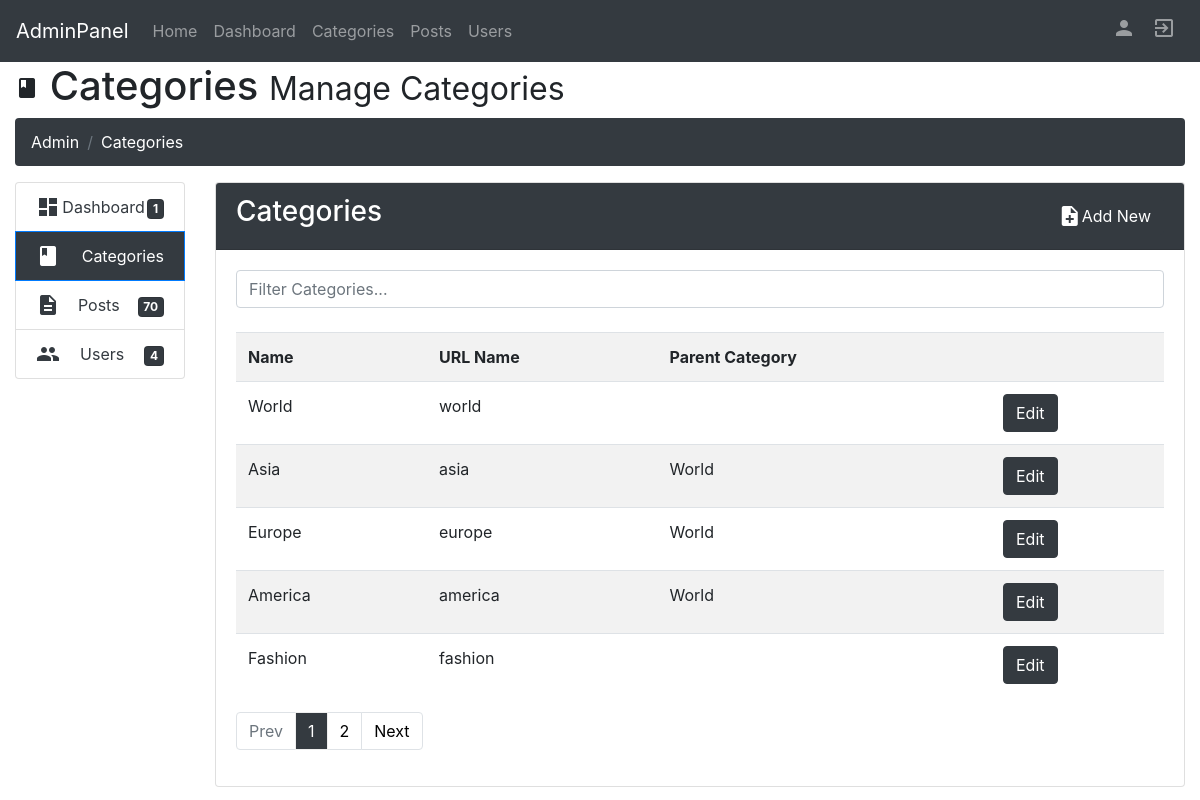
The page /admin/categories/ (signed in) on the database its author committed.
### tables this page shows
CREATE TABLE `Category` (
  `id` int(11) NOT NULL,
  `cname` varchar(256) NOT NULL,
  `url_name` varchar(256) NOT NULL,
  `parent_id` int(11) DEFAULT NULL
);

### admin/controllers/adminPages_controller.php (called while the page is built, shortened)
<?php
class AdminPagesController
{
    public function categories()
    {
        if (isset($_GET['filter'])) {
            $categories = Category::filter($_GET['filter']);
            $targetpage = "/admin/categories/filter=" . $_GET['filter'];
        } else {
            $categories = Category::all();
        }
        $limit = 5;
        $pageNum = $_GET['page'];
        if ($pageNum) {
            $start = ($pageNum - 1) * $limit;
        } else {
            $start = 0;
        }
        $categoriesToDisplay = array_slice($categories, $start, $limit);
        require_once 'admin/views/layout.php';
    }
}

### index.php (called while the page is built, shortened)
<?php
require_once 'routes.php';

### admin/models/post.php (called while the page is built, shortened)
<?php
class Post
{
    public static function all()
    {
        $list = [];
        $db = Db::getInstance();
        $req = $db->query('SELECT * FROM Post ORDER BY `time` desc');
        foreach ($req->fetchAll() as $post) {
            $list[] = new Post($post['id'], Category::get_by_id($post['category_id']),
                $post['imgsrc'], $post['heading'], $post['description'],
                $post['text'], $post['tags'], $post['time'],
                User::get_by_userid($post['author_id']), $post['url_name']);
        }
        return $list;
    }
}

### admin/models/user.php (called while the page is built, shortened)
<?php
class User
{
    public static function get_by_userid($id)
    {
        $db = Db::getInstance();
        $id = intval($id);
        $req = $db->prepare('SELECT * FROM User WHERE id = :id');
        $req->bindValue(':id', $id, PDO::PARAM_INT);
        $req->execute();
        $user = $req->fetch();
        return new User($user['id'], $user['username'],
            $user['u_password'], $user['rights'],
            $user['first_name'], $user['second_name'],
            $user['email'], $user['profile_img'],
            $user['about']);
    }
    public static function all()
    {
        $list = [];
        $db = Db::getInstance();
        $req = $db->query('SELECT * FROM User');
        foreach ($req->fetchAll() as $user) {
            $list[] = new User($user['id'], $user['username'],
                $user['u_password'], $user['rights'],
                $user['first_name'], $user['second_name'],
                $user['email'], $user['profile_img'],
                $user['about']);
        }
        return $list;
    }
}

### admin/models/category.php (called while the page is built, shortened)
<?php
class Category
{
    public function __construct($id, $name, $url_name, $parent_id, $parent_name)
    {
        $this->id = $id;
        $this->name = $name;
        $this->url_name = $url_name;
        $this->parent_id = $parent_id;
        $this->parent_name = $parent_name;
    }
    public static function all()
    {
        $list = [];
        $db = Db::getInstance();
        $req = $db->query('SELECT ch.*, rt.id as parent_id, rt.cname as parent_name
                           FROM Category as ch
                           LEFT JOIN Category as rt ON (ch.parent_id = rt.id)');
        foreach ($req->fetchAll() as $category) {
            $list[] = new Category($category['id'], $category['cname'], $category['url_name'],
                $category['parent_id'], $category['parent_name']);
        }
        return $list;
    }
}

### admin/views/pages/categories.php (the view, shortened to what this page needs)
<?php require_once('admin/views/pages/admin_header.php'); ?>
  <header id="header">
    <div class="container-fluid">
      <div class="row">
        <div class="col-md-12">
          <h1>
            <span class="material-icons">class</span> Categories
            <small>Manage Categories</small>
          </h1>
        </div>
      </div>
    </div>
  </header>
  <div class="container-fluid">
    <ul class="breadcrumb bg-dark text-white">
      <li class="breadcrumb-item active bg-dark text-white">Admin</li>
      <li class="breadcrumb-item active bg-dark text-white">Categories</li>
    </ul>
  </div>
  <main id="main">
    <div class="container-fluid">
      <div class="row">
        <div class="col-md-2">
          <div class="list-group">
            <a href="/admin/dashboard/" class="list-group-item text-dark ">
              <i class="material-icons">dashboard</i><span>Dashboard</span>
              <span class="badge card bg-dark text-white">1</span>
            </a>
            <a href="/admin/categories/" class="list-group-item active bg-dark">
              <i class="material-icons">class</i> <span>Categories</span>
            </a>
            <a href="/admin/posts/" class="list-group-item text-dark">
              <i class="material-icons">description</i> <span>Posts</span>
              <span class="badge card bg-dark text-white"><?php echo count(Post::all());?></span>
            </a>
            <a href="/admin/users/" class="list-group-item text-dark">
              <i class="material-icons">people</i> <span>Users</span>
              <span class="badge card bg-dark text-white"><?php echo count(User::all());?></span>
            </a>
          </div>
        </div>
      <div class="col-md-10">
        <div class="card">
          <div class="card-header bg-dark text-white card-header-btn">
            <h3 class="inline-block">Categories</h3>
            <?php if (unserialize($_SESSION['current_user'])->rights == 'SA' || unserialize($_SESSION['current_user'])->rights == 'A') { ?>
              <button class="btn btn-default bg-dark text-white" type="button" data-toggle="modal" data-target="#addCategory">
                <i class="material-icons">note_add</i> Add New
              </button>
            <?php } ?>
          </div>
          <div class="card-body">
            <div class="row">
              <div class="col-md-12 autocomplete">
                <input class="form-control" type="text" value="<?php echo htmlspecialchars($_GET['filter'] ?? "");?>" placeholder="Filter Categories...">
              </div>
            </div>
            <br>
            <table class="table table-striped table-hover">
              <tr>
                <th>Name</th>
                <th>URL Name</th>
                <th>Parent Category</th>
                <th></th>
              </tr>
              <?php
$rows = '';
foreach ($categoriesToDisplay as $category) {
    $name = htmlspecialchars($category->name);
    $url_name = htmlspecialchars($category->url_name);
    $parent_name = htmlspecialchars($category->parent_name);
    $parent_id = htmlspecialchars($category->parent_id);
    $delete='';
    $edit='';
    if (unserialize($_SESSION['current_user'])->rights == 'SA' || unserialize($_SESSION['current_user'])->rights == 'A') {
      $edit = "<button class='btn btn-dark' type='button' data-toggle='modal' data-target='#editCategory'
                data-id='$category->id' data-name='$name' data-url_name='$url_name' data-parent_name='$parent_name' data-parent_id='$parent_id'>Edit
                </button>";
  }
    $rows .= "<tr>
                <td>$name</td>
                <td>$url_name</td>
                <td>$parent_name</td>
                <td>$edit $delete</td>
              </tr>";
}
echo $rows;
?>
            </table>
            <?php require_once "admin/views/pages/pagination.php" ?>
          </div>
        </div>
      </div>
    </div>
  </div>

### admin/css/style.css (style rules this page uses)
.list-group a { display: flex; align-items: center; justify-content: space-between; }
.list-group a>* { flex-basis: 1; }
.list-group a .badge { flex-basis: 0.1; align-self: flex-end; }
.card-header-btn { display: flex; justify-content: space-between; align-items: center; flex-wrap: wrap; }
.card-header-btn button { display: flex; align-items: center; }

### admin/css/autocomplete.css (style rules this page uses)
.autocomplete { position: relative; display: inline-block; }

### rows shown on the page
category: cname "World", url_name "world"
category: cname "Asia", url_name "asia", parent.cname "World"
category: cname "Europe", url_name "europe", parent.cname "World"
category: cname "America", url_name "america", parent.cname "World"
category: cname "Fashion", url_name "fashion"

### other values the page prints
count(Post::all()) "70"
count(User::all()) "4"
